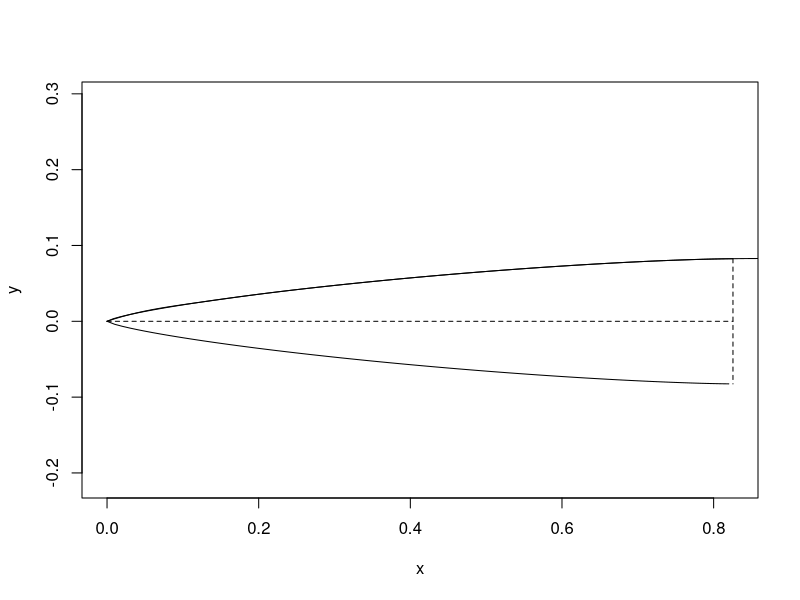
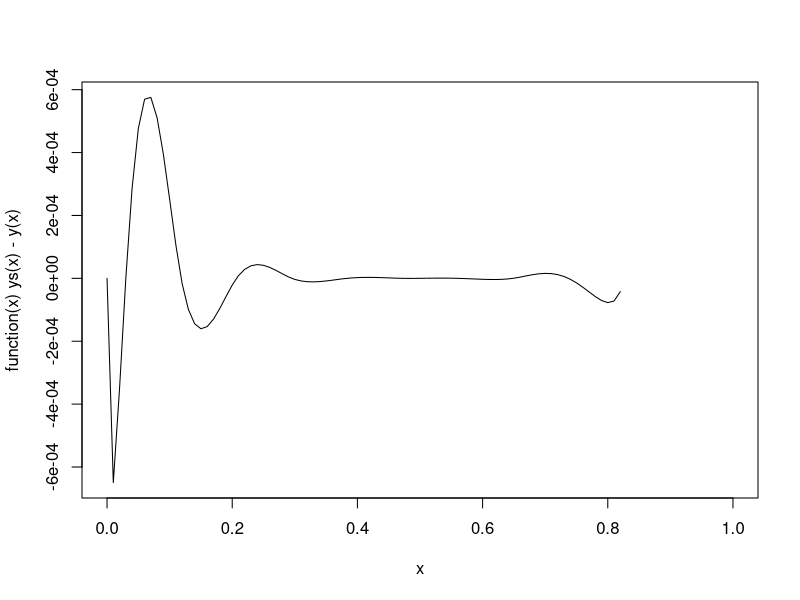
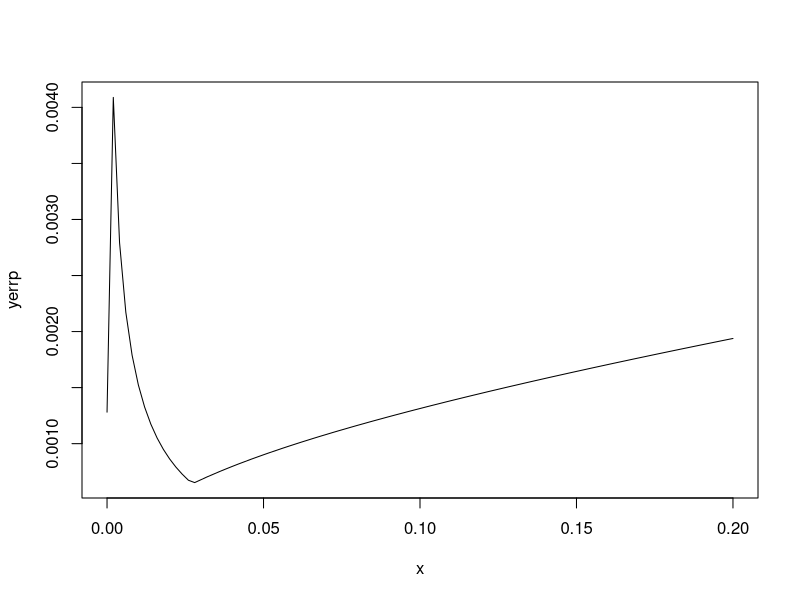
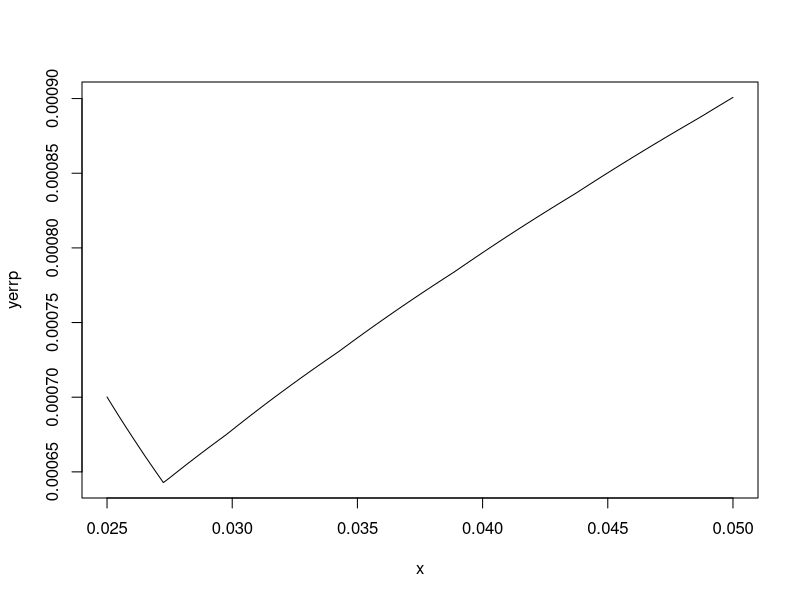
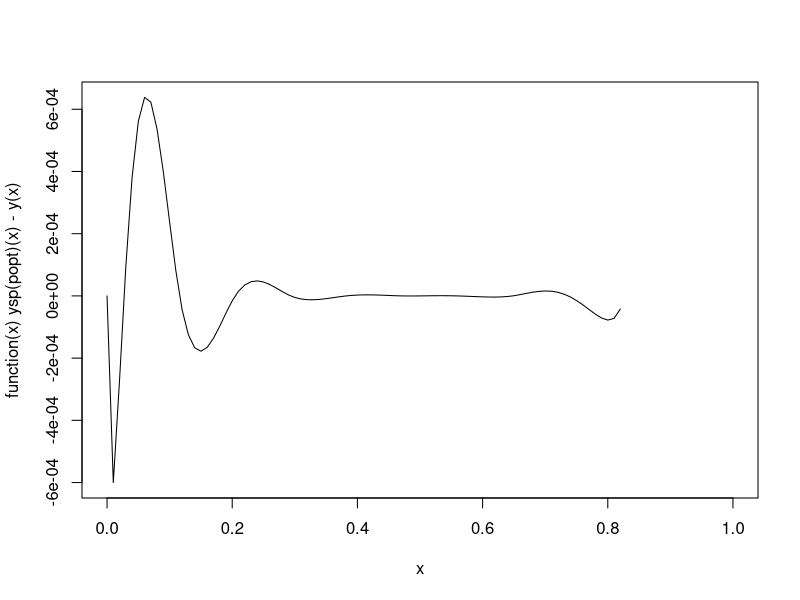
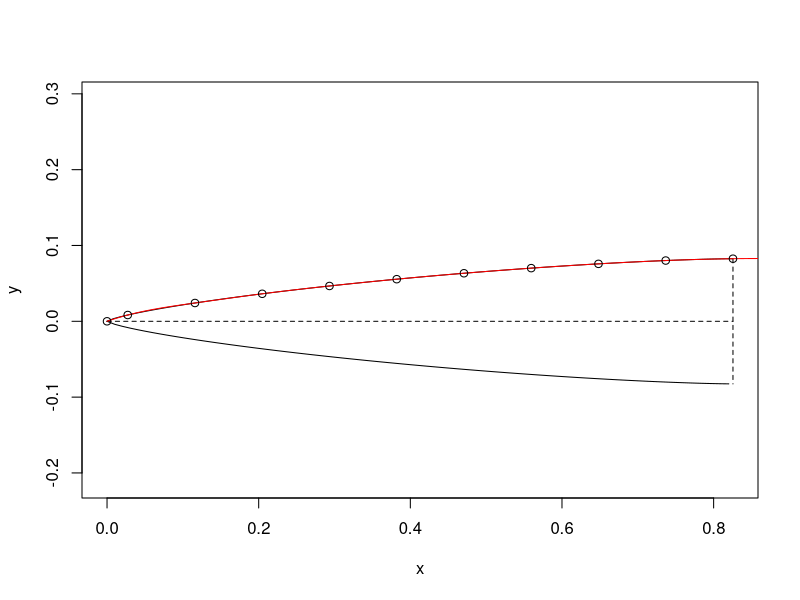

These charts were generated, in order, by the following R code:
# LV3 capstone project
# Joe Shields
# 2016-3-12

# This script is meant to find the optimal placement 
# of an extra spline point for the LV3 nose cone. 
# The curvature of the LD-Haack shape near the tip 
# creates a large error when using evenly distributed 
# sample points to approximate the shape using spline 
# curves. This script compares different placements 
# of an extra sample point, to minimize that error.

OD <- 6.5*25.4e-3#m, outer diameter
R <- OD/2#m, outer radius
# L <- 30*25.4e-3#m, length of nose cone
L <- 5*OD
spline.points <- 11

# LD Haack shape:
theta <- function(x) acos(1-2*x/L)
y <- function(x) R/sqrt(pi)*sqrt(theta(x)-sin(2*theta(x))/2)#von Karman ogive
plot(
	y, xlim=c(0, L),
	asp=1
	)
plot(function(x) -y(x), add=T)
lines( lty=2,
	c(0, L, NA, L, L), 
	c(0, 0, NA,  R, -R )
	)

#func that returns a spline fit of the LD Haack, with an extra
# point p in from the tip
ysp <- function(p){
	xset <- c(0, seq(from=p, to=L, length.out = spline.points-1))
	yset <- y(xset)
	return(splinefun(x = xset, y = yset))
}

# Demo with the point at p=0.03
ys <- ysp(0.03)
plot(ys, add=T)
plot(function(x)ys(x)-y(x))

# i <-1
# errs <- data.frame(p=NULL, err= NULL)
# xtest <- seq(from=0, to=L, length.out = 300)
# plot(function(x) ysp(0)(x) - y(x))
# for (p in seq(from=0.00, to=0.2, by=0.01)){
# 	plot(function(x) ysp(p)(x) - y(x), col=i, add=T)
# 	i <- i+1
# 	errs <- rbind(errs, c(p, max(abs(ysp(p)(xtest) - y(xtest)))))
# }
# colnames(errs) <- c("p", "err")
# min(errs$err)
# which.min(errs$err)

# find where to put p to minimize error
yerrp.helper <- function(p){ 
	xtest <- seq(from=0, to=L, length.out = 1e3)
	max(abs(ysp(p)(xtest) - y(xtest)))
}
yerrp <-function(p) sapply(p, yerrp.helper)
plot(yerrp, xlim= c(0,0.2))
plot(yerrp, xlim= c(0.025, 0.05))
ptest <- seq(from=0, L, length.out = 1e3)
yerrp.test <- yerrp(ptest)
cat("\nmaximum error: ", min(yerrp.test))
popt <- ptest[which.min(yerrp.test)]

plot(function(x) ysp(popt)(x) - y(x))
# the error is within 0.6 mm
plot(
	y, xlim=c(0, L),
	asp=1
)
plot(function(x) -y(x), add=T)
lines( lty=2,
       c(0, L, NA, L, L), 
       c(0, 0, NA,  R, -R )
)
plot(ysp(popt), col="red", add=T)
xset <- c(0, seq(from=popt, to=L, length.out = spline.points-1))
points(xset, y(xset))
cat("\noptimum x placements:\n", xset, "\noptimum y placements:\n", y(xset))
